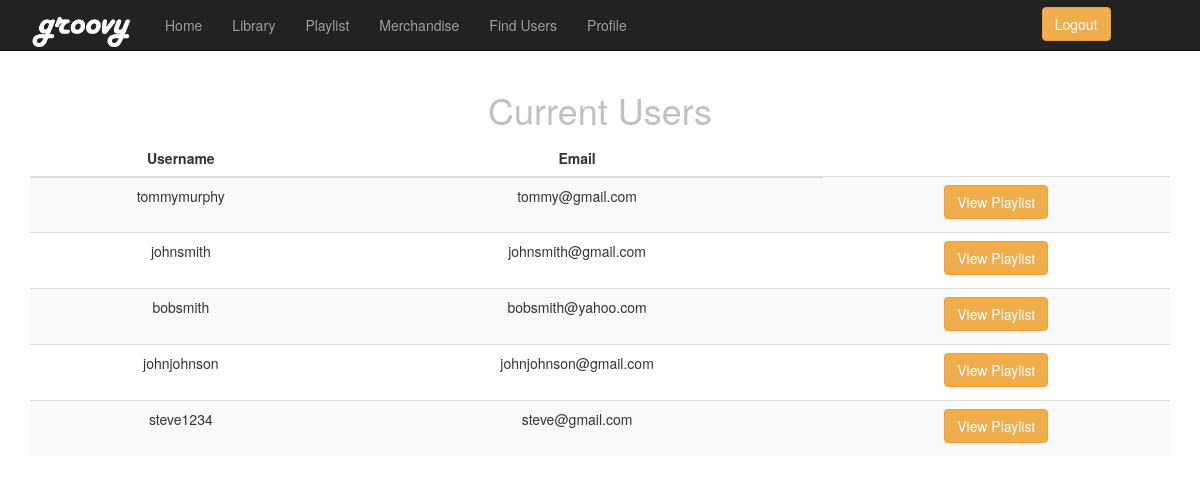
/users.php, run on an earlier commit of the app's database.
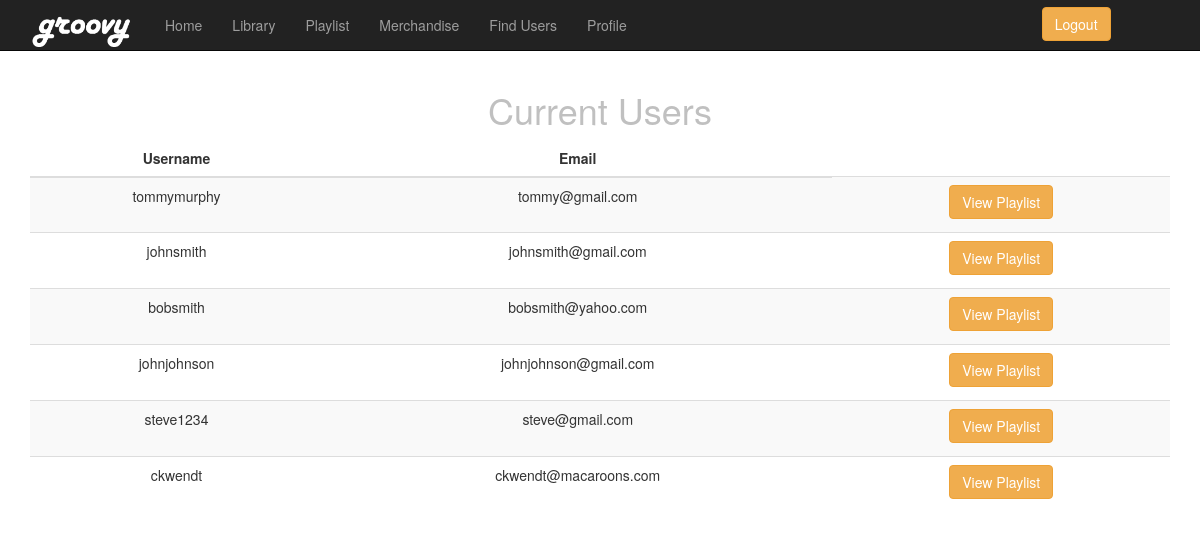
And on a later commit of the database.
### tables this page shows
CREATE TABLE `users` (
  `id` int(11) NOT NULL,
  `firstname` varchar(20) NOT NULL,
  `lastname` varchar(20) NOT NULL,
  `username` varchar(25) NOT NULL,
  `password` varchar(25) NOT NULL,
  `email` varchar(30) NOT NULL
);

### users.php (the view, shortened to what this page needs)
<!DOCTYPE html>
<html lang="en">
<head>
    <link href="css/bootstrap.min.css" rel="stylesheet">
</head>
<body>
    <nav class="navbar navbar-inverse navbar-fixed-top" role="navigation">
        <div class="container">
            <div class="navbar-header">
                <a class="navbar-brand" href="#"><img src="images/groovylogowhite.png" width="105"></a>
            </div>
            <div class="collapse navbar-collapse" id="bs-example-navbar-collapse-1">
                <ul class="nav navbar-nav">
                    <li>
                        <a href="home.php">Home</a>
                    </li>
                    <li>
                        <a href="songlist.php">Library</a>
                    </li>
                    <li>
                        <a href="playlist.php">Playlist</a>
                    </li>
					<li>
                        <a href="merch.php">Merchandise</a>
                    </li>
                    <li>
                        <a href="users.php">Find Users</a>
                    </li>
                    <li>
                        <a href="editUser.php">Profile</a>
                    </li>
                    <a href="index.php">
                    <button type="button" class="btn btn-warning" style="margin-left:400px; margin-top:7px; color: white;">Logout</button>
                    </a>
                </ul>
            </div>
        </div>
    </nav>
    <div class="container">
        <div class="row">
            <div class="col-lg-12 text-center">
<h1 style="color: silver">Current Users</h1>
      <table class="table table-striped" id="table" border="0" align="center">
      <thead>
      <tr>
      <th>Username</th>
      <th>Email</th>
    </tr>
      </thead>
 <?php
      include 'connection.php';
    $query = "SELECT * FROM users ";
    $myQuery = mysqli_query($conn, $query);
    while($row = mysqli_fetch_array($myQuery)){
     ?>
    <form action="userPlaylist.php" method="post">
    <tr><td><?php echo $row["username"] ?>
        </td><td> <?php echo $row["email"] ?>
        <td><label>
    <input type= "submit" class="btn btn-warning" name = "submit" value="View Playlist" />
    </label>
    </td></tr>
    </form>
    <?php
    }
    ?>
            </div>
        </div>
    </div>
</body>
</html>

What changed in the data, as far as the page shows it:
added users: username "ckwendt", email "ckwendt@macaroons.com"
